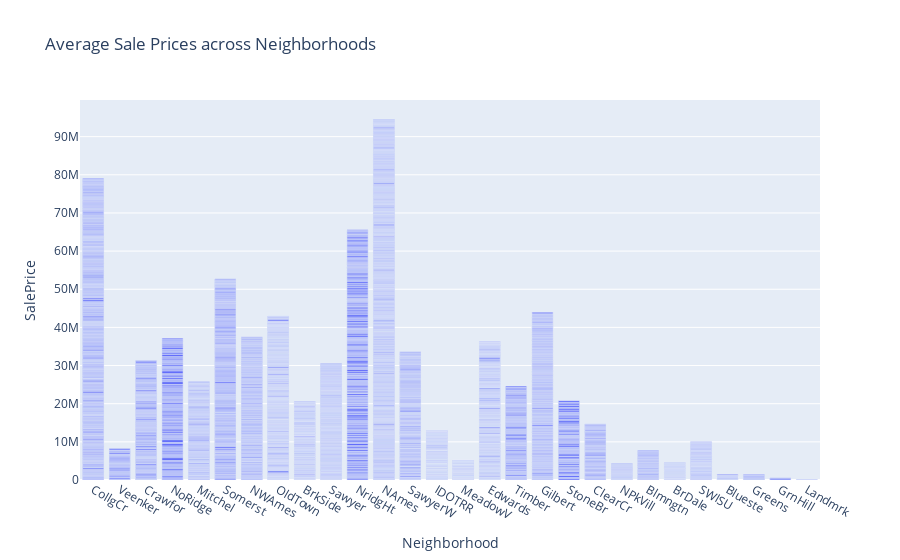

The notebook cell saved with this chart:
### Code cell
import plotly.express as px
avg_sale_prices_neighborhood_fig = px.bar(df_train.reset_index(), 
                                          x='Neighborhood', y='SalePrice', 
                                          title="Average Sale Prices across Neighborhoods")
avg_sale_prices_neighborhood_fig.show()

### Figure 1 — Plotly figure (JSON) as saved in the notebook; plotly's stock layout.template omitted (floating-point values rounded to 4 significant figures; data arrays with more than 128 entries replaced by an {"elided": "..."} marker saying what was removed)
{"data": [{"alignmentgroup": "True", "hovertemplate": "Neighborhood=%{x}<br>SalePrice=%{y}<extra></extra>", "legendgroup": "", "marker": {"color": "#636efa", "pattern": {"shape": ""}}, "name": "", "offsetgroup": "", "orientation": "v", "showlegend": false, "textposition": "auto", "type": "bar", "x": {"elided": "4197 str values"}, "xaxis": "x", "y": {"elided": "4197 float values"}, "yaxis": "y"}], "layout": {"barmode": "relative", "legend": {"tracegroupgap": 0}, "title": {"text": "Average Sale Prices across Neighborhoods"}, "xaxis": {"anchor": "y", "domain": [0, 1], "title": {"text": "Neighborhood"}}, "yaxis": {"anchor": "x", "domain": [0, 1], "title": {"text": "SalePrice"}}}}
